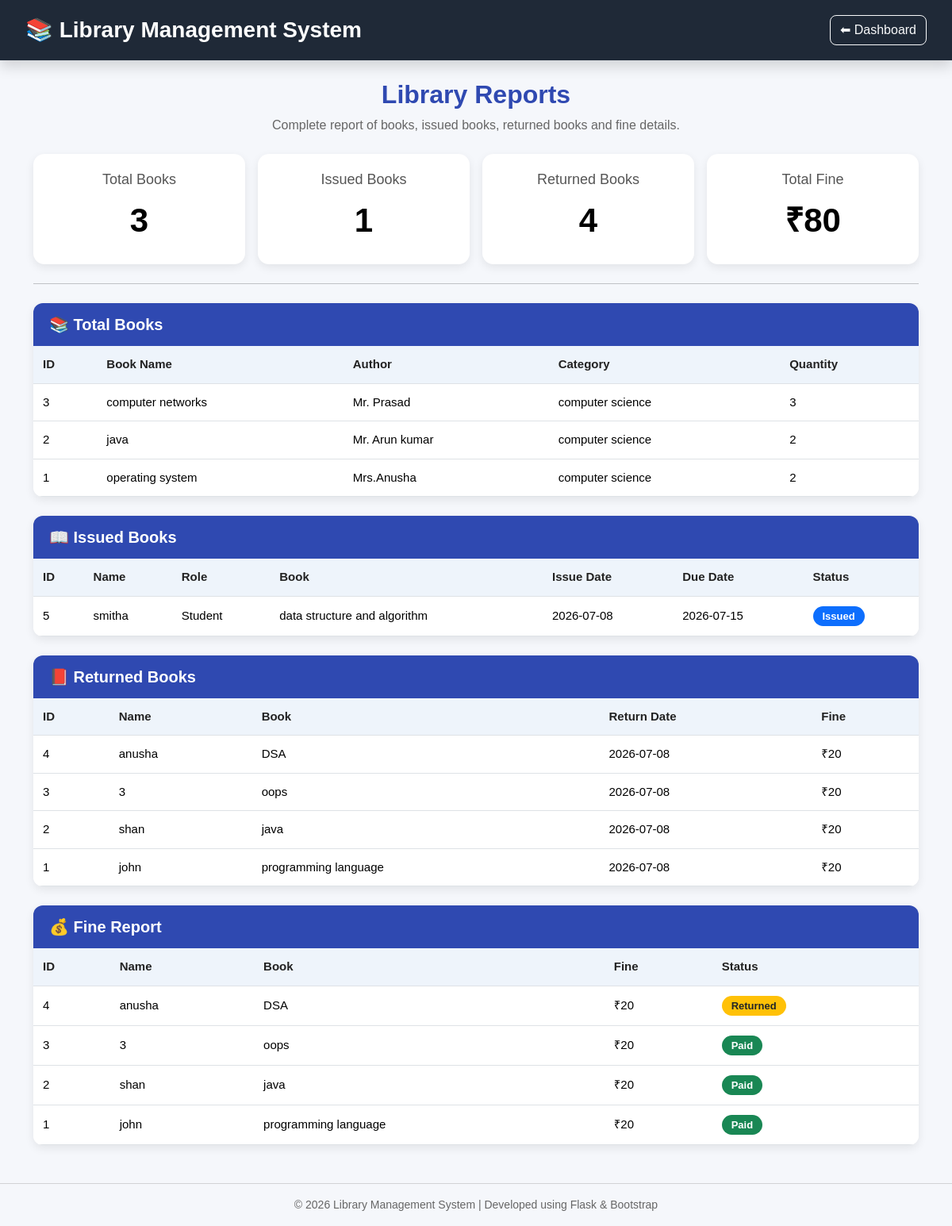
Page /reports on the committed database.
### tables this page shows
CREATE TABLE books(
        id INTEGER PRIMARY KEY AUTOINCREMENT,
        title TEXT,
        author TEXT,
        isbn TEXT,
        category TEXT,
        quantity INTEGER
    );

CREATE TABLE issued_books(
        id INTEGER PRIMARY KEY AUTOINCREMENT,
        user_name TEXT,
        role TEXT,
        book_title TEXT,
        issue_date TEXT,
        due_date TEXT,
        return_date TEXT,
        fine INTEGER DEFAULT 0,
        status TEXT
      );

### app.py (the view)
@app.route("/reports")
def reports():
    conn = get_db()
    cur = conn.cursor()
    cur.execute("SELECT COUNT(*) FROM books")
    total_books = cur.fetchone()[0]
    cur.execute("""
    SELECT COUNT(*)
    FROM issued_books
    WHERE status='Issued'
    """)
    total_issued = cur.fetchone()[0]
    cur.execute("""
    SELECT COUNT(*)
    FROM issued_books
    WHERE status='Returned'
       OR status='Paid'
    """)
    total_returned = cur.fetchone()[0]
    cur.execute("""
    SELECT IFNULL(SUM(fine),0)
    FROM issued_books
    """)
    total_fine = cur.fetchone()[0]
    cur.execute("""
    SELECT *
    FROM books
    ORDER BY id DESC
    """)
    books = cur.fetchall()
    cur.execute("""
    SELECT *
    FROM issued_books
    WHERE status='Issued'
    ORDER BY id DESC
    """)
    issued_books = cur.fetchall()
    cur.execute("""
    SELECT *
    FROM issued_books
    WHERE status='Returned'
       OR status='Paid'
    ORDER BY id DESC
    """)
    returned_books = cur.fetchall()
    cur.execute("""
    SELECT *
    FROM issued_books
    WHERE fine>0
    ORDER BY id DESC
    """)
    fines = cur.fetchall()
    conn.close()
    return render_template(
        "reports.html",
        total_books=total_books,
        total_issued=total_issued,
        total_returned=total_returned,
        total_fine=total_fine,
        books=books,
        issued_books=issued_books,
        returned_books=returned_books,
        fines=fines
    )

### app.py (called while the page is built)
def get_db():
    conn = sqlite3.connect(DATABASE)
    conn.row_factory = sqlite3.Row
    return conn

### templates/reports.html (shortened to what this page needs)
<!DOCTYPE html>
<html lang="en">
<head>
    <link href="https://cdn.jsdelivr.net/npm/bootstrap@5.3.3/dist/css/bootstrap.min.css" rel="stylesheet">
    <link rel="stylesheet" href="{{ url_for('static', filename='css/style.css') }}">
</head>
<body>
<nav class="navbar shadow">
    <div class="container-fluid">
        <span class="navbar-brand fs-3 fw-bold">
            📚 Library Management System
        </span>
        <a href="/librarian" class="btn btn-outline-light">
            ⬅ Dashboard
        </a>
    </div>
</nav>
<div class="container mt-4">
    <div class="text-center mb-4">
        <h2 class="fw-bold text-primary">
            Library Reports
        </h2>
        <p class="text-muted">
            Complete report of books, issued books, returned books and fine details.
        </p>
    </div>
    <div class="row g-3 mb-4">
        <div class="col-md-3">
            <div class="card summary-card">
                <h5>Total Books</h5>
                <h2 class="blue">
                    {{ total_books }}
                </h2>
            </div>
        </div>
        <div class="col-md-3">
            <div class="card summary-card">
                <h5>Issued Books</h5>
                <h2 class="green">
                    {{ issued_books|length }}
                </h2>
            </div>
        </div>
        <div class="col-md-3">
            <div class="card summary-card">
                <h5>Returned Books</h5>
                <h2 class="orange">
                    {{ returned_books|length }}
                </h2>
            </div>
        </div>
        <div class="col-md-3">
            <div class="card summary-card">
                <h5>Total Fine</h5>
                <h2 class="red">
                    ₹{{ total_fine }}
                </h2>
            </div>
        </div>
    </div>
    <hr class="mb-4">
    <div class="report-card">
        <div class="books-header">
            📚 Total Books
        </div>
        <div class="table-responsive">
            <table class="table table-hover">
                <thead>
                    <tr>
                        <th>ID</th>
                        <th>Book Name</th>
                        <th>Author</th>
                        <th>Category</th>
                        <th>Quantity</th>
                    </tr>
                </thead>
                <tbody>
                {% if books %}
                    {% for book in books %}
                    <tr>
                        <td>{{ book.id }}</td>
                        <td>{{ book.title }}</td>
                        <td>{{ book.author }}</td>
                        <td>{{ book.category }}</td>
                        <td>{{ book.quantity }}</td>
                    </tr>
                    {% endfor %}
                {% else %}
                    <tr>
                        <td colspan="5" class="text-center">
                            No Books Available
                        </td>
                    </tr>
                {% endif %}
                </tbody>
            </table>
        </div>
    </div>
    <div class="report-card mt-4">
        <div class="issue-header">
            📖 Issued Books
        </div>
        <div class="table-responsive">
            <table class="table table-hover">
                <thead>
                    <tr>
                        <th>ID</th>
                        <th>Name</th>
                        <th>Role</th>
                        <th>Book</th>
                        <th>Issue Date</th>
                        <th>Due Date</th>
                        <th>Status</th>
                    </tr>
                </thead>
                <tbody>
                {% if issued_books %}
                    {% for issue in issued_books %}
                    <tr>
                        <td>{{ issue.id }}</td>
                        <td>{{ issue.user_name }}</td>
                        <td>{{ issue.role }}</td>
                        <td>{{ issue.book_title }}</td>
                        <td>{{ issue.issue_date }}</td>
                        <td>{{ issue.due_date }}</td>
                        <td>
                            {% if issue.status == "Issued" %}
                                <span class="badge bg-primary">
                                    Issued
                                </span>
                            {% elif issue.status == "Returned" %}
                                <span class="badge bg-success">
                                    Returned
                                </span>
                            {% elif issue.status == "Paid" %}
                                <span class="badge bg-info">
                                    Paid
                                </span>
                            {% else %}
                                {{ issue.status }}
                            {% endif %}
                        </td>
                    </tr>
                    {% endfor %}
                {% else %}
                    <tr>
                        <td colspan="7" class="text-center">
                            No Issued Books Found
                        </td>
                    </tr>
                {% endif %}
                </tbody>
            </table>
        </div>
    </div>
    <div class="report-card mt-4">
        <div class="return-header">
            📕 Returned Books
        </div>
        <div class="table-responsive">
            <table class="table table-hover">
                <thead>
                    <tr>
                        <th>ID</th>
                        <th>Name</th>
                        <th>Book</th>
                        <th>Return Date</th>
                        <th>Fine</th>
                    </tr>
                </thead>
                <tbody>
                {% if returned_books %}
                    {% for book in returned_books %}
                    <tr>
                        <td>{{ book.id }}</td>
                        <td>{{ book.user_name }}</td>
                        <td>{{ book.book_title }}</td>
                        <td>{{ book.return_date }}</td>
                        <td>₹{{ book.fine }}</td>
                    </tr>
                    {% endfor %}
                {% else %}
                    <tr>
                        <td colspan="5" class="text-center">
                            No Returned Books Found
                        </td>
                    </tr>
                {% endif %}
                </tbody>
            </table>
        </div>
    </div>
    <div class="report-card mt-4">
        <div class="fine-header">
            💰 Fine Report
        </div>
        <div class="table-responsive">
            <table class="table table-hover">
                <thead>
                    <tr>
                        <th>ID</th>
                        <th>Name</th>
                        <th>Book</th>
                        <th>Fine</th>
                        <th>Status</th>
                    </tr>
                </thead>
                <tbody>
                {% if fines %}
                    {% for fine in fines %}
                    <tr>
                        <td>{{ fine.id }}</td>
                        <td>{{ fine.user_name }}</td>
                        <td>{{ fine.book_title }}</td>
                        <td>
                            ₹{{ fine.fine }}
                        </td>
                        <td>
                            {% if fine.status == "Paid" %}
                                <span class="badge bg-success">
                                    Paid
                                </span>
                            {% elif fine.status == "Returned" %}
                                <span class="badge bg-warning text-dark">
                                    Returned
                                </span>
                            {% else %}
                                <span class="badge bg-danger">
                                    Pending
                                </span>
                            {% endif %}
                        </td>
                    </tr>
                    {% endfor %}
                {% else %}
                    <tr>
                        <td colspan="5" class="text-center text-muted">
                            No Fine Records Found
                        </td>
                    </tr>
                {% endif %}
                </tbody>
            </table>
        </div>
    </div>
</div>
<footer class="text-center mt-5 mb-3 text-muted">
    <hr>
    <p class="mb-0">
        © 2026 Library Management System | Developed using Flask & Bootstrap
    </p>
</footer>
</body>
</html>

### static/css/style.css (style rules this page uses)
* { margin:0; padding:0; box-sizing:border-box; font-family:Arial, Helvetica, sans-serif; }
body { background:#f5f7fb; }
.navbar { background:#1f2937; padding:12px 20px; box-shadow:0 3px 10px rgba(0,0,0,.15); }
.navbar-brand { color:#fff !important; font-weight:bold; }
.btn-outline-light { border-radius:8px; }
.summary-card { border:none; border-radius:14px; text-align:center; padding:22px; background:#fff; box-shadow:0 4px 12px rgba(0,0,0,.08); }
.summary-card h5 { font-size:18px; color:#555; margin-bottom:15px; }
.summary-card h2 { font-size:42px; font-weight:700; color:#000; }
.report-card { border:none; border-radius:12px; overflow:hidden; margin-bottom:22px; background:#fff; box-shadow:0 4px 12px rgba(0,0,0,.08); }
.books-header, .issue-header, .return-header, .fine-header { background:#2f49b1; color:#fff; font-size:20px; font-weight:bold; padding:12px 20px; }
.table { margin-bottom:0; font-size:15px; }
.table thead th { background:#eef4fb; color:#222; font-weight:600; padding:12px; }
.table td { padding:12px; vertical-align:middle; }
.badge { padding:6px 12px; font-size:13px; border-radius:20px; }
.text-primary { color:#2f49b1 !important; }
.text-muted { color:#666 !important; }
.blue { color:#000; }
.green { color:#000; }
.orange { color:#000; }
.red { color:#000; }
footer { color:#777; font-size:14px; }

### rows in the picture
books: id "3", title "computer networks", author "Mr. Prasad", category "computer science", quantity "3"
books: id "2", title "java", author "Mr. Arun kumar", category "computer science", quantity "2"
books: id "1", title "operating system", author "Mrs.Anusha", category "computer science", quantity "2"
issued_books: id "5", user_name "smitha", role "Student", book_title "data structure and algorithm", issue_date "2026-07-08", due_date "2026-07-15", status "Issued"
issued_books: id "4", user_name "anusha", book_title "DSA", return_date "2026-07-08", fine "20", status "Returned"
issued_books: id "3", user_name "3", book_title "oops", return_date "2026-07-08", fine "20", status "Paid"
issued_books: id "2", user_name "shan", book_title "java", return_date "2026-07-08", fine "20", status "Paid"
issued_books: id "1", user_name "john", book_title "programming language", return_date "2026-07-08", fine "20", status "Paid"

### other values in the picture
{{ total_books }} "3"
{{ issued_books|length }} "1"
{{ returned_books|length }} "4"
{{ total_fine }} "80"
